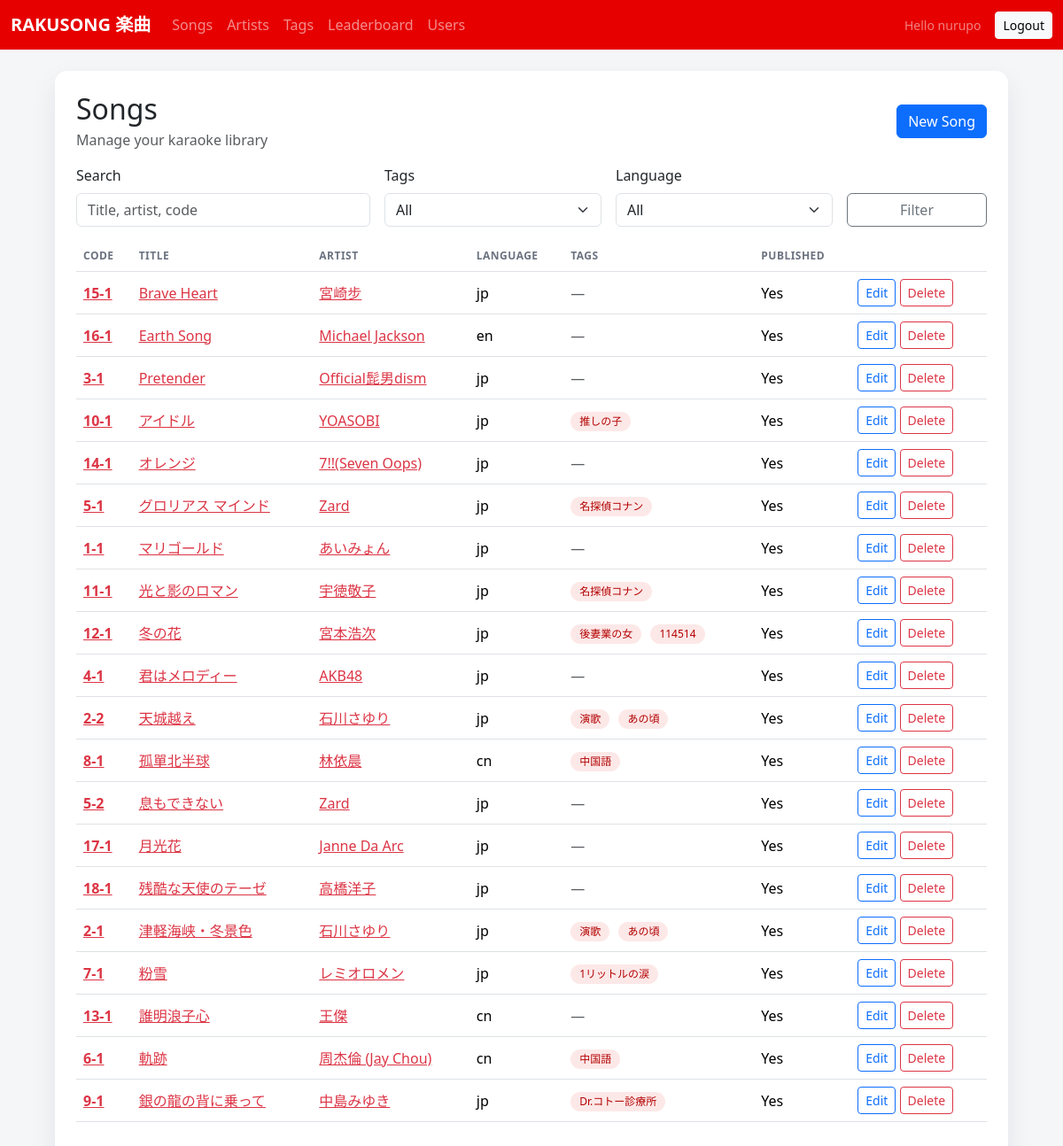
Before: /ui/songs/ (signed in) with the older database file.
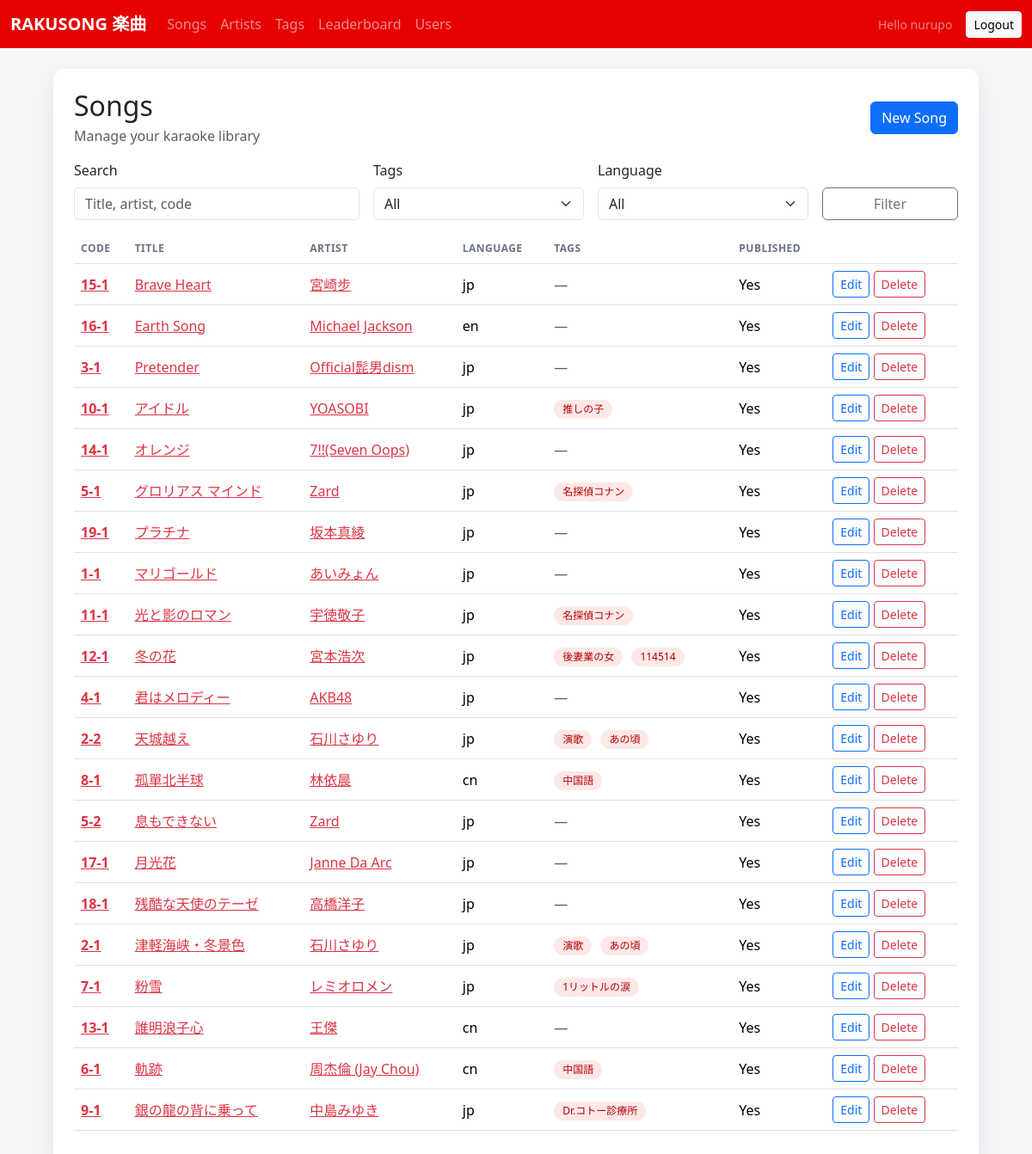
After: the same page with the newer database file.
### songs/models.py (models this page shows, shortened)
class Song(models.Model):
    code = models.CharField(max_length=32, unique=True, blank=True)
    title = models.CharField(max_length=255)
    artist = models.CharField(max_length=255, blank=True)
    artist_no = models.PositiveIntegerField(null=True, blank=True)
    song_no = models.PositiveIntegerField(null=True, blank=True)
    language = models.CharField(max_length=32, blank=True, default='jp')
    duration_seconds = models.PositiveIntegerField(null=True, blank=True)
    bpm = models.PositiveIntegerField(null=True, blank=True)
    key = models.CharField(max_length=16, blank=True)
    tags = models.ManyToManyField(Tag, blank=True, related_name='songs')
    midi_file = models.FileField(upload_to=midi_upload_path, blank=True, null=True)
    lrc_file = models.FileField(upload_to=lrc_upload_path, blank=True, null=True)
    cover_image = models.ImageField(upload_to='songs/cover/', blank=True, null=True)
    lrc_offset = models.IntegerField(default=0)
    is_published = models.BooleanField(default=True)
    created_at = models.DateTimeField(auto_now_add=True)
    updated_at = models.DateTimeField(auto_now=True)

class Tag(models.Model):
    name = models.CharField(max_length=64, unique=True)

### songs/views_ui.py (the view)
@login_required
def song_list(request):
    q = (request.GET.get('q') or '').strip()
    tag = (request.GET.get('tag') or '').strip()
    language = (request.GET.get('language') or '').strip()
    songs = Song.objects.all().prefetch_related('tags')
    if q:
        songs = songs.filter(Q(title__icontains=q) | Q(artist__icontains=q) | Q(code__icontains=q))
    if tag:
        songs = songs.filter(tags__name__iexact=tag)
    if language:
        songs = songs.filter(language__iexact=language)
    songs = songs.order_by('title')
    tag_options = Tag.objects.order_by('name')
    language_options = Song.objects.exclude(language='').values_list('language', flat=True).distinct().order_by('language')
    return render(
        request,
        'songs/song_list.html',
        {
            'songs': songs,
            'q': q,
            'tag': tag,
            'language': language,
            'tag_options': tag_options,
            'language_options': language_options,
        },
    )

### templates/songs/song_list.html (shortened to what this page needs)
{% extends "base.html" %}
{% block content %}
  <div class="card p-4">
    <div class="d-flex flex-wrap gap-3 justify-content-between align-items-center mb-3">
      <div>
        <h2 class="mb-1">Songs</h2>
        <div class="text-muted">Manage your karaoke library</div>
      </div>
      <a class="btn btn-primary" href="{% url 'ui_song_create' %}">New Song</a>
    </div>
    <form method="get" class="row g-3 align-items-end mb-3">
      <div class="col-md-4">
        <label class="form-label">Search</label>
        <input type="text" name="q" value="{{ q }}" placeholder="Title, artist, code" class="form-control" />
      </div>
      <div class="col-md-3">
        <label class="form-label">Tags</label>
        <select name="tag" class="form-select">
          <option value="">All</option>
        </select>
      </div>
      <div class="col-md-3">
        <label class="form-label">Language</label>
        <select name="language" class="form-select">
          <option value="">All</option>
        </select>
      </div>
      <div class="col-md-2 d-grid">
        <button class="btn btn-outline-secondary" type="submit">Filter</button>
      </div>
    </form>
    <div class="table-responsive">
      <table class="table align-middle">
      <thead>
        <tr>
          <th>Code</th>
          <th>Title</th>
          <th>Artist</th>
          <th>Language</th>
          <th>Tags</th>
          <th>Published</th>
          <th></th>
        </tr>
      </thead>
      <tbody>
        {% for song in songs %}
          <tr>
            <td><a class="link-danger fw-semibold" href="{% url 'ui_song_edit' song.pk %}">{{ song.code }}</a></td>
            <td><a class="link-danger" href="{% url 'ui_song_edit' song.pk %}">{{ song.title }}</a></td>
            <td>
              {% if song.artist_no %}
                <a class="link-danger" href="{% url 'ui_artist_detail' song.artist_no %}">{{ song.artist }}</a>
              {% else %}
                {{ song.artist }}
              {% endif %}
            </td>
            <td>{{ song.language|default:"-" }}</td>
            <td>
              {% for tag in song.tags.all %}
                <span class="pill">{{ tag.name }}</span>
              {% empty %}
                <span class="text-muted">—</span>
              {% endfor %}
            </td>
            <td>{{ song.is_published|yesno:"Yes,No" }}</td>
            <td>
              <a class="btn btn-sm btn-outline-primary" href="{% url 'ui_song_edit' song.pk %}">Edit</a>
              <a class="btn btn-sm btn-outline-danger" href="{% url 'ui_song_delete' song.pk %}">Delete</a>
            </td>
          </tr>
        {% empty %}
          <tr>
            <td colspan="7" class="text-muted">No songs found.</td>
          </tr>
        {% endfor %}
      </tbody>
      </table>
    </div>
  </div>
{% endblock %}

### templates/base.html (shortened to what this page needs)
<!DOCTYPE html>
<html lang="en">
  <head>
    <link
      href="https://cdnjs.cloudflare.com/ajax/libs/bootstrap/5.3.8/css/bootstrap.min.css"
      rel="stylesheet"
    />
  </head>
  <body>
    <nav class="navbar navbar-expand-lg navbar-dark" style="background: #e60000;">
      <div class="container-fluid">
        <a class="navbar-brand fw-semibold" href="{% url 'ui_song_list' %}">RAKUSONG 楽曲</a>
        <div class="collapse navbar-collapse" id="mainNav">
          <ul class="navbar-nav me-auto mb-2 mb-lg-0">
            <li class="nav-item"><a class="nav-link" href="{% url 'ui_song_list' %}">Songs</a></li>
            <li class="nav-item"><a class="nav-link" href="{% url 'ui_artist_list' %}">Artists</a></li>
            <li class="nav-item"><a class="nav-link" href="{% url 'ui_tag_list' %}">Tags</a></li>
            <li class="nav-item"><a class="nav-link" href="{% url 'ui_leaderboard' %}">Leaderboard</a></li>
            <li class="nav-item"><a class="nav-link" href="{% url 'ui_user_list' %}">Users</a></li>
          </ul>
          {% if request.user.is_authenticated %}
            <div class="d-flex align-items-center gap-3">
              <span class="text-white-50 small">Hello {{ request.user.username }}</span>
              <a class="btn btn-light btn-sm" href="{% url 'ui_logout' %}">Logout</a>
            </div>
          {% endif %}
        </div>
      </div>
    </nav>
    <main class="container page-shell py-4">
      {% block content %}{% endblock %}
    </main>
  </body>
</html>

### templates/base.html (style rules this page uses)
:root { color-scheme: light; --bs-primary: #e60000; --bs-primary-rgb: 230, 0, 0; --bs-link-color: #e60000; --bs-link-hover-color: #b30000; }
body { margin: 0; font-family: "Segoe UI", "Helvetica Neue", Arial, sans-serif; background: #f5f6f8; color: #1b1f24; }
.page-shell { max-width: 1100px; }
.card { border-radius: 14px; box-shadow: 0 12px 30px rgba(17, 24, 39, 0.08); border: none; }
.table thead th { color: #6b7280; font-weight: 600; text-transform: uppercase; letter-spacing: 0.04em; font-size: 12px; }
.pill { display: inline-flex; padding: 2px 10px; border-radius: 999px; background: #fde8e8; color: #b30000; font-size: 12px; margin-right: 6px; }

Changed rows visible on the page:
added Song: code "19-1", title "プラチナ", artist "坂本真綾", language "jp", is_published "Yes"
